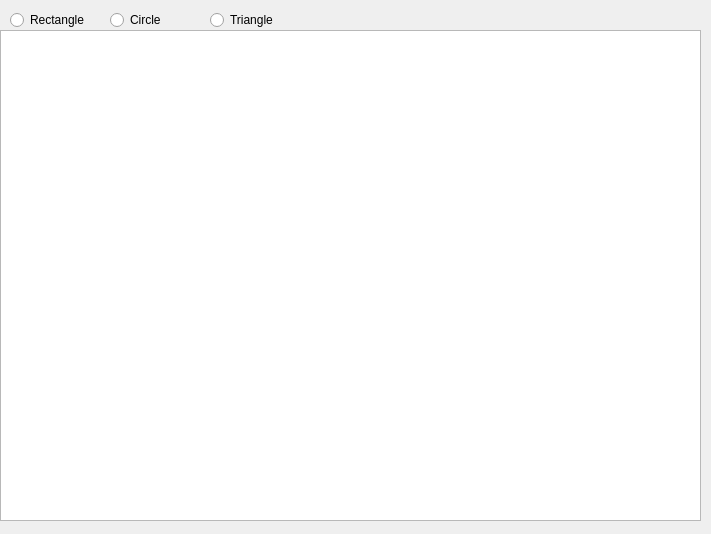
<?xml version="1.0" encoding="UTF-8"?>
<ui version="4.0">
 <class>Custom_paintClass</class>
 <widget class="QMainWindow" name="Custom_paintClass">
  <property name="geometry">
   <rect>
    <x>0</x>
    <y>0</y>
    <width>711</width>
    <height>534</height>
   </rect>
  </property>
  <property name="windowTitle">
   <string>Custom_paint</string>
  </property>
  <widget class="QWidget" name="centralWidget">
   <widget class="QGraphicsView" name="graphicsView">
    <property name="geometry">
     <rect>
      <x>0</x>
      <y>30</y>
      <width>701</width>
      <height>491</height>
     </rect>
    </property>
   </widget>
   <widget class="QRadioButton" name="radioButton">
    <property name="geometry">
     <rect>
      <x>10</x>
      <y>10</y>
      <width>89</width>
      <height>20</height>
     </rect>
    </property>
    <property name="text">
     <string>Rectangle</string>
    </property>
   </widget>
   <widget class="QRadioButton" name="radioButton_2">
    <property name="geometry">
     <rect>
      <x>110</x>
      <y>10</y>
      <width>89</width>
      <height>20</height>
     </rect>
    </property>
    <property name="text">
     <string>Circle</string>
    </property>
   </widget>
   <widget class="QRadioButton" name="radioButton_3">
    <property name="geometry">
     <rect>
      <x>210</x>
      <y>10</y>
      <width>89</width>
      <height>20</height>
     </rect>
    </property>
    <property name="text">
     <string>Triangle</string>
    </property>
   </widget>
  </widget>
 </widget>
 <layoutdefault spacing="6" margin="11"/>
 <resources>
  <include location="Custom_paint.qrc"/>
 </resources>
 <connections/>
</ui>
